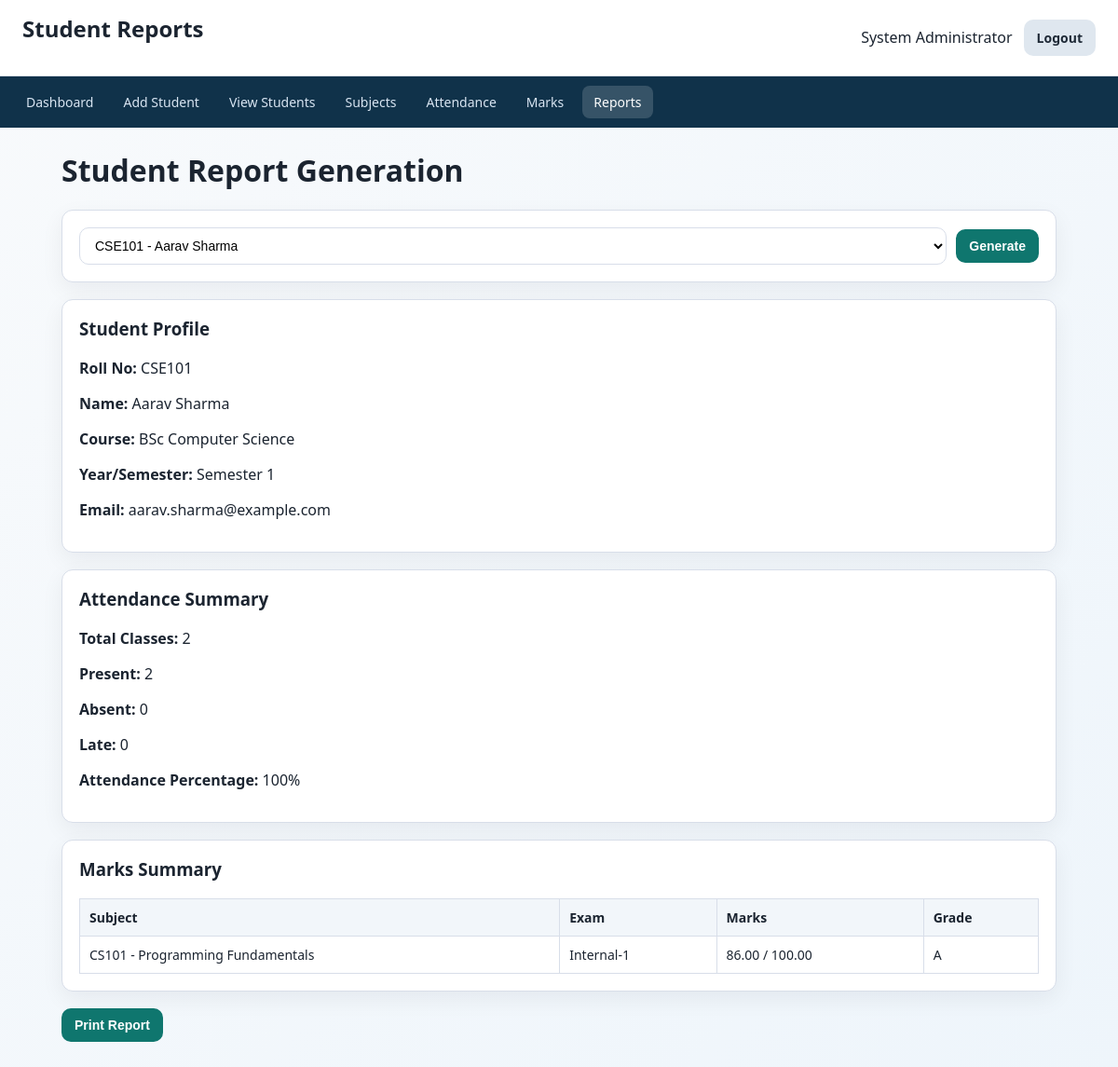
/report.php?student_id=1 (signed in), run on the app's committed database.
### tables this page shows
CREATE TABLE students (
    student_id INT AUTO_INCREMENT PRIMARY KEY,
    roll_no VARCHAR(20) NOT NULL UNIQUE,
    first_name VARCHAR(50) NOT NULL,
    last_name VARCHAR(50) NOT NULL,
    gender ENUM('Male', 'Female', 'Other') NOT NULL,
    dob DATE,
    email VARCHAR(100),
    phone VARCHAR(15),
    course VARCHAR(100) NOT NULL,
    year_sem VARCHAR(30) NOT NULL,
    address TEXT,
    created_at TIMESTAMP DEFAULT CURRENT_TIMESTAMP
);

CREATE TABLE marks (
    mark_id INT AUTO_INCREMENT PRIMARY KEY,
    student_id INT NOT NULL,
    subject_id INT NOT NULL,
    exam_type VARCHAR(50) NOT NULL,
    marks_obtained DECIMAL(5,2) NOT NULL,
    max_marks DECIMAL(5,2) NOT NULL DEFAULT 100,
    grade VARCHAR(2) NOT NULL,
    created_at TIMESTAMP DEFAULT CURRENT_TIMESTAMP,
    UNIQUE KEY unique_marks (student_id, subject_id, exam_type),
    CONSTRAINT fk_marks_student FOREIGN KEY (student_id)
        REFERENCES students(student_id) ON DELETE CASCADE ON UPDATE CASCADE,
    CONSTRAINT fk_marks_subject FOREIGN KEY (subject_id)
        REFERENCES subjects(subject_id) ON DELETE CASCADE ON UPDATE CASCADE
);

CREATE TABLE subjects (
    subject_id INT AUTO_INCREMENT PRIMARY KEY,
    subject_code VARCHAR(20) NOT NULL UNIQUE,
    subject_name VARCHAR(100) NOT NULL,
    course VARCHAR(100) NOT NULL,
    semester VARCHAR(30) NOT NULL,
    max_marks INT NOT NULL DEFAULT 100,
    created_at TIMESTAMP DEFAULT CURRENT_TIMESTAMP
);

### db_connect.php (called while the page is built, shortened)
<?php
function h($value)
{
    return htmlspecialchars((string) $value, ENT_QUOTES, 'UTF-8');
}

### report.php (the view, shortened to what this page needs)
<?php
require_once 'db_connect.php';
$studentId = (int) ($_GET['student_id'] ?? 0);
$students = $conn->query('SELECT student_id, roll_no, first_name, last_name FROM students ORDER BY roll_no ASC');
$studentInfo = null;
$attendanceSummary = [];
$marksSummary = [];
if ($studentId > 0) {
    $stmtStudent = $conn->prepare('SELECT * FROM students WHERE student_id = ?');
    $stmtStudent->bind_param('i', $studentId);
    $stmtStudent->execute();
    $studentInfo = $stmtStudent->get_result()->fetch_assoc();
    if ($studentInfo) {
        $stmtAttendance = $conn->prepare(
            'SELECT
                SUM(CASE WHEN status = "Present" THEN 1 ELSE 0 END) AS present_count,
                SUM(CASE WHEN status = "Absent" THEN 1 ELSE 0 END) AS absent_count,
                SUM(CASE WHEN status = "Late" THEN 1 ELSE 0 END) AS late_count,
                COUNT(*) AS total_count
             FROM attendance
             WHERE student_id = ?'
        );
        $stmtAttendance->bind_param('i', $studentId);
        $stmtAttendance->execute();
        $attendanceSummary = $stmtAttendance->get_result()->fetch_assoc() ?: [];
        $stmtMarks = $conn->prepare(
            'SELECT sub.subject_code, sub.subject_name, m.exam_type, m.marks_obtained, m.max_marks, m.grade
             FROM marks m
             INNER JOIN subjects sub ON m.subject_id = sub.subject_id
             WHERE m.student_id = ?
             ORDER BY sub.subject_code, m.exam_type'
        );
        $stmtMarks->bind_param('i', $studentId);
        $stmtMarks->execute();
        $marksSummary = $stmtMarks->get_result();
    }
}
?>
<!DOCTYPE html>
<html lang="en">
<head>
    <link rel="stylesheet" href="style.css">
</head>
<body>
    <header class="topbar">
        <h2>Student Reports</h2>
        <div class="topbar-right">
            <span><?php echo h($_SESSION['admin_name'] ?? 'Admin'); ?></span>
            <a href="logout.php" class="btn btn-secondary">Logout</a>
        </div>
    </header>
    <nav class="navbar">
        <a href="dashboard.php">Dashboard</a>
        <a href="add_student.php">Add Student</a>
        <a href="view_students.php">View Students</a>
        <a href="subjects.php">Subjects</a>
        <a href="attendance.php">Attendance</a>
        <a href="add_marks.php">Marks</a>
        <a href="report.php" class="active">Reports</a>
    </nav>
    <main class="container">
        <h1>Student Report Generation</h1>
        <form method="get" class="card search-row">
            <select name="student_id" required>
                <?php if ($students): ?>
                    <?php while ($student = $students->fetch_assoc()): ?>
                        <option value="<?php echo (int) $student['student_id']; ?>" <?php echo $studentId === (int) $student['student_id'] ? 'selected' : ''; ?>>
                            <?php echo h($student['roll_no'] . ' - ' . $student['first_name'] . ' ' . $student['last_name']); ?>
                        </option>
                    <?php endwhile; ?>
                <?php endif; ?>
            </select>
            <button type="submit" class="btn btn-primary">Generate</button>
        </form>
        <?php if ($studentInfo): ?>
            <section class="card">
                <h3>Student Profile</h3>
                <p><strong>Roll No:</strong> <?php echo h($studentInfo['roll_no']); ?></p>
                <p><strong>Name:</strong> <?php echo h($studentInfo['first_name'] . ' ' . $studentInfo['last_name']); ?></p>
                <p><strong>Course:</strong> <?php echo h($studentInfo['course']); ?></p>
                <p><strong>Year/Semester:</strong> <?php echo h($studentInfo['year_sem']); ?></p>
                <p><strong>Email:</strong> <?php echo h($studentInfo['email']); ?></p>
            </section>
            <section class="card">
                <h3>Attendance Summary</h3>
                <?php
                $present = (int) ($attendanceSummary['present_count'] ?? 0);
                $absent = (int) ($attendanceSummary['absent_count'] ?? 0);
                $late = (int) ($attendanceSummary['late_count'] ?? 0);
                $total = (int) ($attendanceSummary['total_count'] ?? 0);
                $percentage = $total > 0 ? round(($present / $total) * 100, 2) : 0;
                ?>
                <p><strong>Total Classes:</strong> <?php echo $total; ?></p>
                <p><strong>Present:</strong> <?php echo $present; ?></p>
                <p><strong>Absent:</strong> <?php echo $absent; ?></p>
                <p><strong>Late:</strong> <?php echo $late; ?></p>
                <p><strong>Attendance Percentage:</strong> <?php echo $percentage; ?>%</p>
            </section>
            <section class="card table-wrapper">
                <h3>Marks Summary</h3>
                <table>
                    <thead>
                        <tr>
                            <th>Subject</th>
                            <th>Exam</th>
                            <th>Marks</th>
                            <th>Grade</th>
                        </tr>
                    </thead>
                    <tbody>
                        <?php if ($marksSummary && $marksSummary->num_rows > 0): ?>
                            <?php while ($row = $marksSummary->fetch_assoc()): ?>
                                <tr>
                                    <td><?php echo h($row['subject_code'] . ' - ' . $row['subject_name']); ?></td>
                                    <td><?php echo h($row['exam_type']); ?></td>
                                    <td><?php echo h($row['marks_obtained'] . ' / ' . $row['max_marks']); ?></td>
                                    <td><?php echo h($row['grade']); ?></td>
                                </tr>
                            <?php endwhile; ?>
                        <?php else: ?>
                            <tr>
                                <td colspan="4">No marks data available for this student.</td>
                            </tr>
                        <?php endif; ?>
                    </tbody>
                </table>
            </section>
            <button onclick="window.print()" class="btn btn-primary">Print Report</button>
        <?php elseif ($studentId > 0): ?>
            <div class="alert alert-error">Student not found.</div>
        <?php endif; ?>
    </main>
</body>
</html>

### style.css (style rules this page uses)
:root { --bg: #f5f7fb; --surface: #ffffff; --text: #1b2430; --muted: #5c6773; --primary: #0f766e; --primary-dark: #0a5a54; --danger: #b42318; --border: #d8dee9; --success-bg: #e7f7ed; --success-text: #1d6f42; --error-bg: #fdecec; --error-text: #8a1f1f; --radius: 12px; --shadow: 0 8px 24px rgba(15, 23, 42, 0.06); }
* { box-sizing: border-box; }
body { margin: 0; font-family: 'Segoe UI', Tahoma, Geneva, Verdana, sans-serif; background: linear-gradient(135deg, #f8fafc 0%, #eef5fb 100%); color: var(--text); }
h1, h2, h3 { margin-top: 0; }
.topbar { background: var(--surface); padding: 14px 24px; display: flex; justify-content: space-between; align-items: center; border-bottom: 1px solid var(--border); position: sticky; top: 0; z-index: 20; }
.topbar-right { display: flex; align-items: center; gap: 12px; }
.navbar { background: #10324a; padding: 10px 16px; display: flex; gap: 8px; flex-wrap: wrap; }
.navbar a { color: #d8e5f2; text-decoration: none; padding: 8px 12px; border-radius: 8px; font-size: 14px; }
.navbar a:hover, .navbar a.active { background: rgba(255, 255, 255, 0.16); color: #ffffff; }
.container { max-width: 1100px; margin: 24px auto; padding: 0 16px 24px; }
.card { background: var(--surface); border: 1px solid var(--border); border-radius: var(--radius); box-shadow: var(--shadow); padding: 18px; margin-bottom: 18px; }
input, select, textarea { width: 100%; border: 1px solid var(--border); border-radius: 10px; padding: 10px 12px; font-size: 14px; background: #fff; }
.btn { border: 0; padding: 10px 14px; border-radius: 10px; cursor: pointer; text-decoration: none; display: inline-block; font-size: 14px; font-weight: 600; }
.btn-primary { background: var(--primary); color: #fff; }
.btn-secondary { background: #dfe7ef; color: #1f2a37; }
.search-row { display: flex; gap: 10px; align-items: center; flex-wrap: wrap; }
.search-row input, .search-row select { flex: 1; min-width: 200px; }
.table-wrapper { overflow-x: auto; }
table { width: 100%; border-collapse: collapse; font-size: 14px; }
table th, table td { border: 1px solid var(--border); padding: 10px; text-align: left; }
table th { background: #f2f6fa; }

### data on the page
students: roll_no "CSE101", first_name+last_name "Aarav Sharma", course "BSc Computer Science", year_sem "Semester 1", email "aarav.sharma@example.com"
marks: subject.subject_name "CS101 - Programming Fundamentals", exam_type "Internal-1", marks_obtained+max_marks "86.00 / 100.00", grade "A"

### other printed values
$_SESSION['admin_name'] "System Administrator"
$total "2"
$present "2"
$absent "0"
$late "0"
$percentage "100"
form field student_id "CSE101 - Aarav Sharma"
